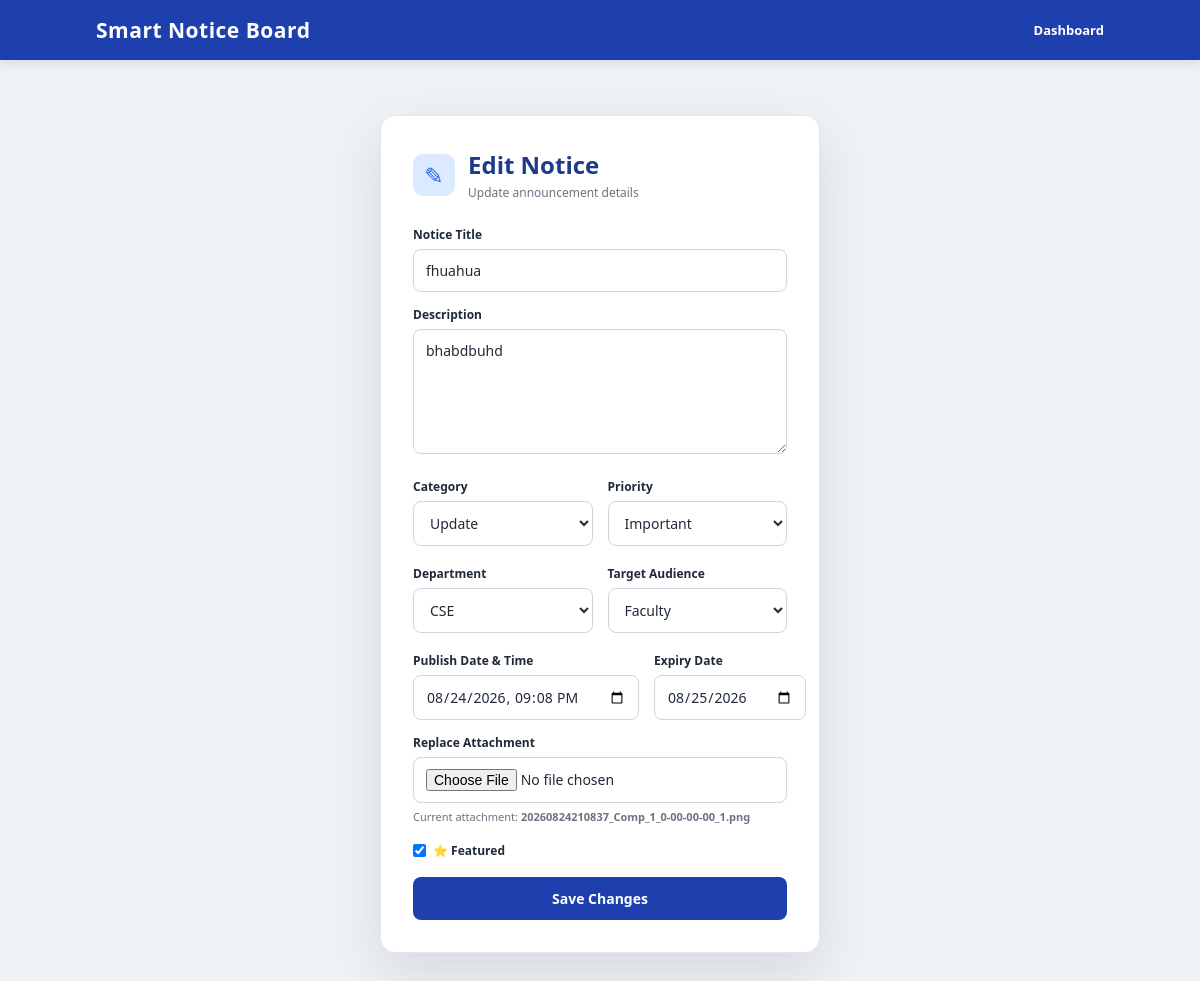
The app's page /edit/7 (signed in) with its own data.
### tables this page shows
CREATE TABLE notices(
            id INTEGER PRIMARY KEY AUTOINCREMENT,
            title TEXT NOT NULL,
            description TEXT NOT NULL,
            category TEXT NOT NULL,
            created_at TEXT NOT NULL,
            priority TEXT NOT NULL
        , expiry_date TEXT, pinned INTEGER NOT NULL DEFAULT 0, status TEXT NOT NULL DEFAULT 'Active', updated_at TEXT, department TEXT DEFAULT 'All Departments', audience TEXT DEFAULT 'All Students', attachment TEXT, views INTEGER NOT NULL DEFAULT 0, featured INTEGER NOT NULL DEFAULT 0, publish_at TEXT, deleted_at TEXT, smart_score INTEGER NOT NULL DEFAULT 0);

### app.py (the view, shortened to what this page needs)
@app.route("/edit/<int:id>", methods=["GET", "POST"])
def edit(id):
    if "admin" not in session:
        return redirect(url_for("login"))
    conn = get_db()
    cur = conn.cursor()
    cur.execute(
        "SELECT * FROM notices WHERE id = ?",
        (id,)
    )
    notice = cur.fetchone()
    if not notice:
        conn.close()
        return redirect(url_for("admin"))
    conn.close()
    return render_template(
        "edit.html",
        notice=notice,
        now_date=date.today().isoformat()
    )

### app.py (called while the page is built)
def get_db():
    conn = sqlite3.connect(DATABASE)
    conn.row_factory = sqlite3.Row
    return conn

### templates/edit.html (shortened to what this page needs)
<!DOCTYPE html>
<html>
<head>
<link
    rel="stylesheet"
    href="{{ url_for('static', filename='style.css') }}"
>
</head>
<body>
<header>
<h2>Smart Notice Board</h2>
<a href="/admin">
Dashboard
</a>
</header>
<div class="form-page">
<div class="login-box">
<div class="form-heading">
<span class="form-icon">✎</span>
<div>
<h2>Edit Notice</h2>
<p>Update announcement details</p>
</div>
</div>
<form method="POST" enctype="multipart/form-data">
<label>Notice Title</label>
<input
    type="text"
    name="title"
    value="{{ notice['title'] }}"
    required
>
<label>Description</label>
<textarea
    name="description"
    required
>{{ notice['description'] }}</textarea>
<div class="form-grid">
<div>
<label>Category</label>
<select name="category">
{% for category in [
'Exam','Event','Placement','Holiday',
'Sports','Cultural','Workshop','Seminar',
'Conference','Training','Meeting',
'Announcement','Alert','Reminder',
'Update','News','Information','Other'
] %}
<option
    value="{{ category }}"
    {% if notice['category'] == category %}
    selected
    {% endif %}
>
{{ category }}
</option>
{% endfor %}
</select>
</div>
<div>
<label>Priority</label>
<select name="priority">
<option
{% if notice['priority'] == 'Important' %}
selected
{% endif %}
>
Important
</option>
</select>
</div>
</div>
<div class="form-grid">
<div>
<label>Department</label>
<select name="department">
{% for department in [
'All Departments','CSE','IT','ECE',
'EE','ME','CE','MBA','MCA'
] %}
<option
value="{{ department }}"
{% if notice['department'] == department %}
selected
{% endif %}
>
{{ department }}
</option>
{% endfor %}
</select>
</div>
<div>
<label>Target Audience</label>
<select name="audience">
{% for audience in [
'All Students','1st Year','2nd Year',
'3rd Year','4th Year','Faculty','Staff'
] %}
<option
value="{{ audience }}"
{% if notice['audience'] == audience %}
selected
{% endif %}
>
{{ audience }}
</option>
{% endfor %}
</select>
</div>
</div>
<div class="form-grid">
<div>
<label>Publish Date & Time</label>
<input
    type="datetime-local"
    name="publish_at"
    value="{{ notice['publish_at'] or '' }}"
>
</div>
<div>
<label>Expiry Date</label>
<input
    type="date"
    name="expiry_date"
    value="{{ notice['expiry_date'] or '' }}"
>
</div>
</div>
<label>Replace Attachment</label>
<input
    type="file"
    name="attachment"
>
{% if notice['attachment'] %}
<p class="field-help">
Current attachment:
<strong>
{{ notice['attachment'] }}
</strong>
</p>
{% endif %}
<div class="checkbox-row">
<label class="check-label">
<input
    type="checkbox"
    name="featured"
    {% if notice['featured'] %}
    checked
    {% endif %}
>
⭐ Featured
</label>
</div>
<button type="submit">
    Save Changes
</button>
</form>
</div>
</div>
</body>
</html>

### static/style.css (style rules this page uses)
:root { --bg: #eef2f7; --card: #ffffff; --text: #1f2937; --muted: #6b7280; --heading: #1e3a8a; --primary: #2563eb; --primary-dark: #1d4ed8; --border: #e5e7eb; --blue-bg: #dbeafe; --blue-text: #1d4ed8; --green: #16a34a; --red: #dc2626; --orange: #f59e0b; --shadow: 0 4px 6px rgba(0, 0, 0, .08), 0 12px 25px rgba(0, 0, 0, .08); }
* { margin: 0; padding: 0; box-sizing: border-box; font-family: "Segoe UI", Arial, sans-serif; }
html { scroll-behavior: smooth; }
body { background: var(--bg); color: var(--text); min-height: 100vh; transition: background .25s ease, color .25s ease; }
header { background: #1e40af; color: white; padding: 16px 8%; display: flex; justify-content: space-between; align-items: center; box-shadow: 0 2px 10px rgba(0, 0, 0, .12); position: relative; z-index: 10; }
header h2 { font-size: 21px; letter-spacing: .5px; }
header a { color: white; text-decoration: none; font-weight: 600; font-size: 13px; transition: opacity .2s ease; }
.form-page { width: 100%; min-height: calc(100vh - 70px); display: flex; justify-content: center; align-items: flex-start; padding: 55px 20px; }
.login-box { width: 440px; max-width: 100%; background: var(--card); padding: 32px; border-radius: 15px; border: 1px solid var(--border); box-shadow: 0 20px 50px rgba(0,0,0,.10); }
.login-box h2 { color: var(--heading); margin-bottom: 7px; }
.form-heading { display: flex; align-items: center; gap: 13px; margin-bottom: 25px; }
.form-heading h2 { margin: 0; }
.form-heading p { color: var(--muted); font-size: 12px; margin-top: 3px; }
.form-icon { width: 42px; height: 42px; background: #dbeafe; color: #2563eb; border-radius: 10px; display: flex; align-items: center; justify-content: center; font-size: 23px; }
.login-box label { display: block; color: var(--text); font-size: 12px; font-weight: 700; margin-top: 14px; margin-bottom: 6px; }
input, textarea, select { width: 100%; padding: 11px 12px; margin: 0; border: 1px solid #d1d5db; background: var(--card); color: var(--text); border-radius: 8px; font-size: 14px; outline: none; transition: border-color .2s ease, box-shadow .2s ease; }
textarea { height: 125px; resize: vertical; min-height: 100px; }
.form-grid { display: grid; grid-template-columns: repeat(2, 1fr); gap: 15px; margin-top: 5px; }
button { width: 100%; background: #1e40af; color: white; border: none; padding: 12px; border-radius: 8px; font-size: 14px; font-weight: 700; cursor: pointer; margin-top: 18px; transition: all .2s ease; }
.field-help { color: var(--muted); font-size: 11px; margin-top: 6px; }
.checkbox-row { display: flex; flex-wrap: wrap; gap: 20px; margin-top: 18px; }
.check-label { display: flex !important; align-items: center; gap: 7px; margin: 0 !important; cursor: pointer; }
.check-label input { width: auto; margin: 0; }

### records on screen
notices: title "fhuahua", description "bhabdbuhd", category "Update", priority "Important", department "CSE", audience "Faculty", publish_at "08/24/2026 21:08", expiry_date "08/25/2026", attachment "20260824210837_Comp_1_0-00-00-00_1.png", featured "☑"
